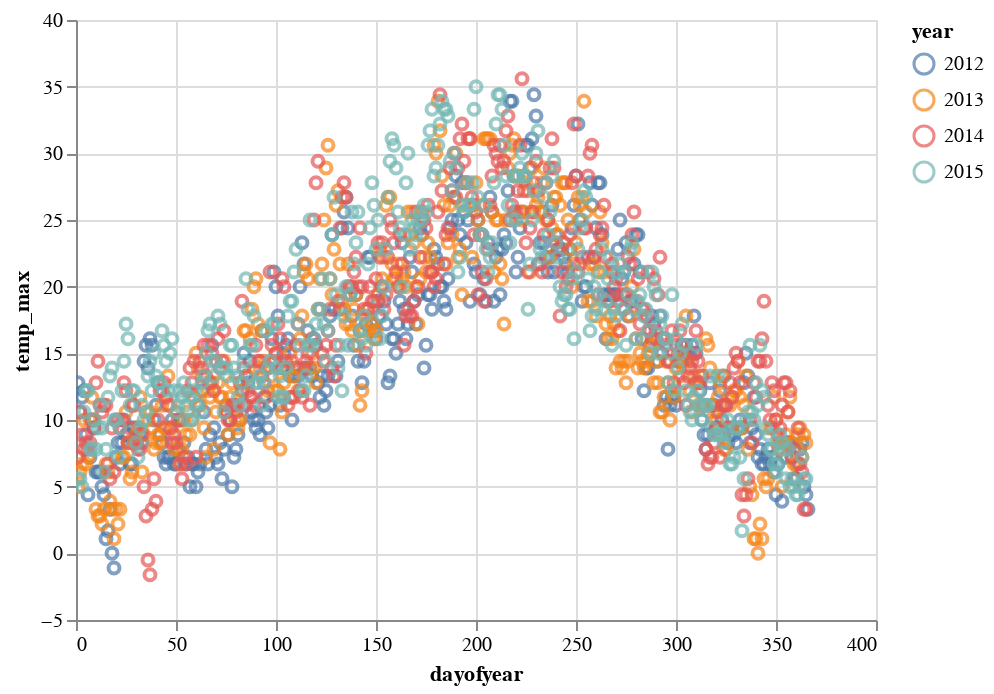

This figure's notebook cell:
### Markdown cell above
## Altair (modern visualization library)

[see more](https://altair-viz.github.io/gallery/index.html)

### Code cell
import altair as alt

chart = alt.Chart(df).mark_point().encode(
    x='dayofyear',
    y='temp_max',
    color='year',
)

chart.interactive()

### Figure 1 — Vega-Lite specification as saved in the notebook (floating-point values rounded to 4 significant figures; data arrays with more than 128 entries replaced by an {"elided": "..."} marker saying what was removed)
{"$schema": "https://vega.github.io/schema/vega-lite/v3.4.0.json", "config": {"mark": {"tooltip": null}, "view": {"height": 300, "width": 400}}, "data": {"name": "data-603fb7919f84100efb2174cf0ce28b8d"}, "datasets": {"data-603fb7919f84100efb2174cf0ce28b8d": {"elided": "1461 records"}}, "encoding": {"color": {"field": "year", "type": "nominal"}, "x": {"field": "dayofyear", "type": "quantitative"}, "y": {"field": "temp_max", "type": "quantitative"}}, "mark": "point", "selection": {"selector001": {"bind": "scales", "encodings": ["x", "y"], "type": "interval"}}}
